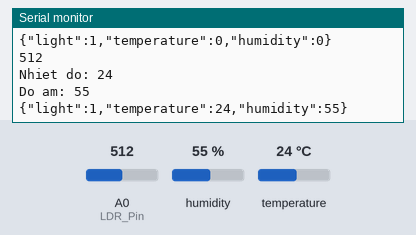
The sketch below on a simulated Arduino Uno, built with avr-gcc and run on an emulated ATmega328P. Shown: the last lines printed to the serial monitor. Wiring (inferred from the names in the program): DHT11 sensor: data pin 2. The test bench sets the inputs (shaded band); at power-on: humidity 55 %, A0 (LDR_Pin) = 512, temperature 24 °C.

Above: at 3.3 s.
3.4 s: humidity set to 22 %
At 5.48 s:
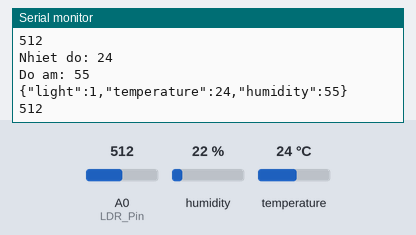
7.0 s: A0 (LDR_Pin) set to 490
At 9.3 s:
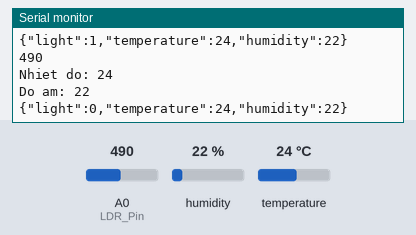
10.6 s: temperature set to 12 °C
At 11.9 s:
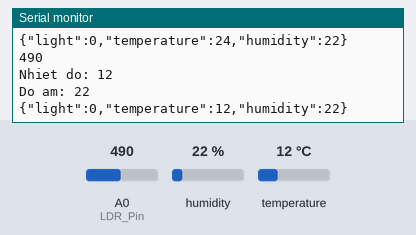
14.2 s: A0 (LDR_Pin) set to 510
At 17.1 s:
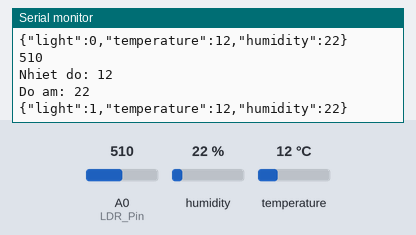
17.8 s: humidity set to 40 %
At 20.9 s:
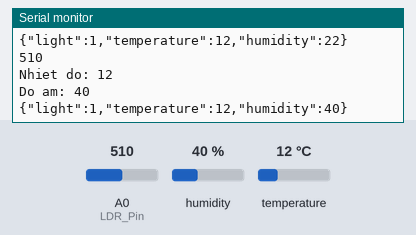
Timing chart, 0 to 22.4 s (numbered marks = the images above; inputs shaded):
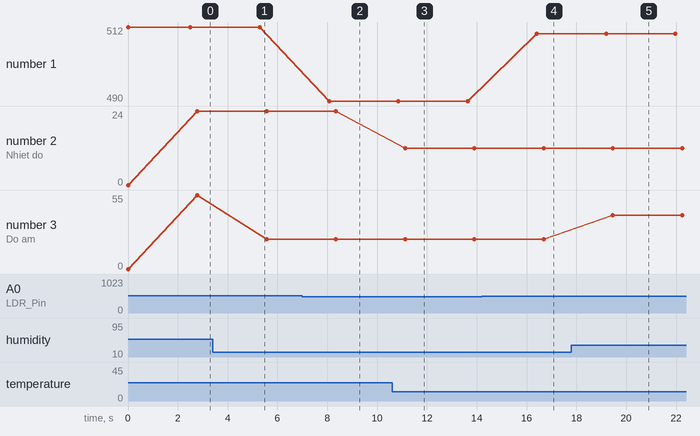

Measured:
- after the input at 7.0 s, the serial monitor: prints a new line after 1.1 s (image 2)
- after the input at 10.6 s, the serial monitor: prints a new line after 0.52 s (image 3)
- after the input at 14.2 s, the serial monitor: prints a new line after 2.2 s (image 4)
- after the input at 17.8 s, the serial monitor: prints a new line after 1.7 s (image 5)
- plotted number 1: 512 → 490 after the input at 7.0 s, 490 → 510 after the input at 14.2 s
- plotted number 2: 24 → 12 after the input at 10.6 s
- plotted number 3: 55 → 22 after the input at 3.4 s, 22 → 40 after the input at 17.8 s

The sketch:

cam_bien_anh_sang_arduino.ino
```cpp
#include <SoftwareSerial.h>
#include <DHT.h>
#include <Adafruit_Sensor.h>
#include <ArduinoJson.h>

SoftwareSerial mySerial(10, 11); // RX, TX

const int DHTPIN = 2;
const int DHTTYPE = DHT11;  // Khai bao loai cam bien, co 2 loai la DHT11 va DHT22
DHT dht(DHTPIN, DHTTYPE);
const int LDR_Pin = A0;
//int BATTERY = A1;

void setup() {
  Serial.begin(115200);
  mySerial.begin(115200);
//  pinMode(BATTERY, INPUT);
}

StaticJsonBuffer<200> jsonBuffer;
JsonObject& json_buffer = jsonBuffer.createObject();
char buffer_temp[200];

int LDRReading = 0;
int temperature = 0;
int humidity = 0;
//int battery = 0;
void loop()
{
  LDRReading = analogRead(LDR_Pin);
//  battery = analogRead(BATTERY);

//  Serial.println(BATTERY);
  Serial.println(LDRReading);

  if (LDRReading < 500) {
    LDRReading = 0;
  }
  else if (LDRReading >= 500 && LDRReading < 900) {
    LDRReading = 1;
  }
  else {
    LDRReading = 2;
  }


  humidity = dht.readHumidity(); //Doc do am
  temperature = dht.readTemperature(); // Doc nhiet do
  Serial.print("Nhiet do: ");
  Serial.println(temperature);
  Serial.print("Do am: ");
  Serial.println(humidity);
  Serial.println();

  json_buffer["light"] = LDRReading;
  json_buffer["temperature"] = temperature;
  json_buffer["humidity"] = humidity;
//  json_buffer["battery"] = battery;


  json_buffer.printTo(buffer_temp, sizeof(buffer_temp));
  Serial.println(buffer_temp);
  //      mySerial.write(temp_str); // Gui cho Esp8266
  //      mySerial.write(hum_str);
  //      mySerial.write(light_str);
  mySerial.write(buffer_temp);

  delay(2500);

}
```
